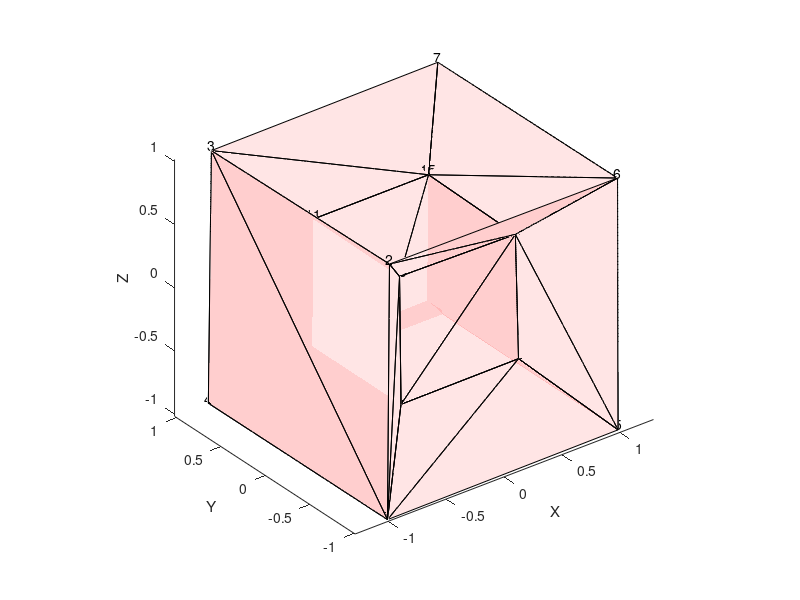

Source code (MATLAB):
% 大立方体的顶点
verticesLarge = [-1 -1 -1; -1 -1 1; -1 1 1; -1 1 -1; 1 -1 -1; 1 -1 1; 1 1 1; 1 1 -1];

% 小立方体的顶点
verticesSmall = [-0.5 -0.5 -0.5; -0.5 -0.5 0.5; -0.5 0.5 0.5; -0.5 0.5 -0.5; 0.5 -0.5 -0.5; 0.5 -0.5 0.5; 0.5 0.5 0.5; 0.5 0.5 -0.5];

vertices = [verticesLarge; verticesSmall];

% add little noise to vertices
vertices = vertices + 0.01 * randn(size(vertices));

small_faces = [9 10 11 12; 9 10 14 13; 10 11 15 14; 11 12 16 15; 12 9 13 16; 13 14 15 16];

big_faces = [1 9 10 2; 2 10 11 3; 3 11 12 4; 4 12 9 1; 1 2 3 4; 5 13 14 6; 6 14 15 7; 7 15 16 8; 8 16 13 5; 5 6 7 8; 1 5 13 9; 2 6 14 10; 3 7 15 11; 4 8 16 12];

faces = [big_faces; small_faces];

% 假设faces是一个Nx4的矩阵，N是四边形的数量
numQuads = size(faces, 1);

% 定义将四边形拆分为两个三角形的索引模式
% 对于四边形[a, b, c, d]，两个三角形为[a, b, c]和[a, c, d]
% 此处创建一个矩阵，每个四边形生成两个三角形的顶点索引
triIndexPattern = [1, 2, 3, 1, 3, 4];

triFaces = faces(:, triIndexPattern);

triFaces = reshape(triFaces', 3, [])';

faces = triFaces;

draw = true;

if draw
    figure;

    % 绘制立方体
    patch('Vertices',vertices,'Faces',faces,'FaceColor','r', 'FaceAlpha', 0.1);

    axis equal; % 保证各轴等比缩放
    xlabel('X');
    ylabel('Y');
    zlabel('Z');
    view(3); % 设置3D视图

    % 在每个顶点位置添加顶点编号
    for i = 1:size(vertices, 1)
        text(vertices(i,1), vertices(i,2), vertices(i,3), num2str(i), ...
            'HorizontalAlignment','center', ...
            'VerticalAlignment','bottom');
    end

    saveas(gcf, 'cube.png');

end

surface.vertices = vertices;
surface.faces = faces;

save('surface.mat', 'surface'); % 保存立方体的顶点和面信息
